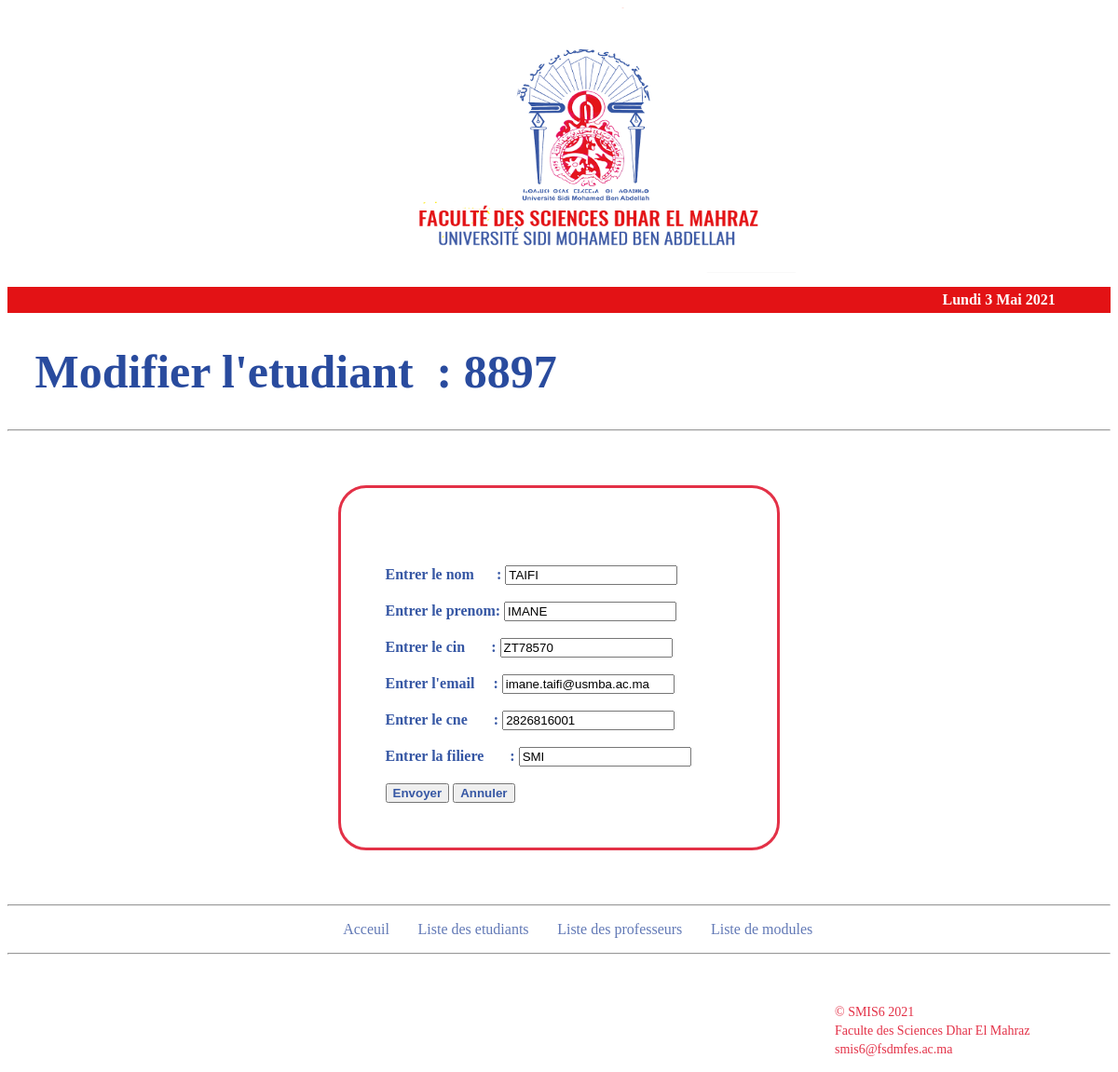
/website/html/modify_student.php?codeE=8897, run on the app's committed database.
### tables this page shows
CREATE TABLE `etudiants` (
  `code_etudiant` int(6) NOT NULL,
  `nom` varchar(100) NOT NULL,
  `prenom` varchar(100) NOT NULL,
  `cin` varchar(10) NOT NULL,
  `email` varchar(100) NOT NULL,
  `cne` varchar(14) NOT NULL,
  `id_filiere` varchar(4) NOT NULL
);

### website/html/templates/data.php (called while the page is built, shortened)
<?php
require('config.php');
$sql = 'SELECT * FROM etudiants;';
$result = mysqli_query($conn,$sql);
$etudiants = [];
while($etudiant = mysqli_fetch_assoc($result)){
	$etudiants[] = $etudiant;
}
function getStudentByCode($code){
	global $etudiants;
	foreach ($etudiants as $etudiant) {
			if ($code == $etudiant['code_etudiant']) {
				return $etudiant;
			}
		}
}
?>

### website/html/modify_student.php (the view, shortened to what this page needs)
<?php
require('templates/data.php');
if (isset($_GET['codeE'])) {
	$codeE = $_GET['codeE'];
    $etudiant=getStudentByCode($codeE);
}
?>
<!DOCTYPE html>
<html lang="en">
<head>
    <link rel="stylesheet" type="text/css" href="../css/style.css">
</head>
<body>
<header id="mainHeader">
<?php
include("templates/header.php");
?>
	<div id="main">
		<h1>Modifier l'etudiant&nbsp&nbsp: <?=$etudiant['code_etudiant']?></h1>
	</div>
	<hr>
</header>
<section>
	<div class="form">
	<form class="myForm" action="update_student.php" id="form" method="POST">
			<input type="hidden" id="code" name="code" value ="<?=$etudiant['code_etudiant']?>" ><br>
            <br>
			<label>Entrer le nom &nbsp &nbsp &nbsp:</label>
			<input type="text" id="nom"name="nom"  value = "<?=$etudiant['nom']?>" required><br>
			<br>
			<label>Entrer le prenom:</label>
			<input type="text" id="prenom" name="prenom" value = "<?=$etudiant['prenom']?>" required><br>
			<br>
			<label>Entrer le cin  &nbsp &nbsp &nbsp :</label>
			<input type="text" id="cin" name="cin" placeholder="Entrer le cin ici" value = "<?=$etudiant['cin']?>" required> <br>
            <br>
			<label>Entrer l'email  &nbsp &nbsp :</label>
			<input type="text" id="email" name="email"  value = "<?=$etudiant['email']?>" required> <br><br>
			<label>Entrer le cne  &nbsp &nbsp &nbsp :</label>
			<input type="text" id="cne" name="cne" placeholder="Entrer le cne ici" value = "<?=$etudiant['cne']?>" required> <br><br>
			<label>Entrer la filiere  &nbsp &nbsp &nbsp :</label>
			<input type="text" id="cne" name="id_filiere" placeholder="Entrer le cne ici" value = "<?=$etudiant['id_filiere']?>" required> <br>
			<br>
			<input type="submit" id="submit" name="envoyer" value="Envoyer">
			<input type="reset" name="annuler" value="Annuler">
		</form>
	</div>
	<hr>
</section>
<?php
require('templates/nav.php');
 ?>
<hr>
<?php
require('templates/footer.php');
 ?>
</body>
</html>

### website/css/style.css (style rules this page uses)
body { background-color: #ffffff; }
h1 { color: #294B9E; text-shadow: currentColor; font-size: 50px; padding-left: 2.5%; }
label,input[type="submit"],input[type="reset"] { color: #3657A4; font-weight: bold; }
.form { padding-top: 50px; padding-bottom: 50px; padding-left:30%; padding-right:30%; }
.myForm { border: solid; border-radius: 30px; border-color: #E33147; padding:10%; }

### data on the page
etudiants: code_etudiant "8897", nom "TAIFI", prenom "IMANE", cin "ZT78570", email "imane.taifi@usmba.ac.ma", cne "2826816001", id_filiere "SMI"

### other printed values
$ln["jour"][$jour_de_la_semaine] "Lundi"
$jour_du_mois "3"
$ln["mois"][$mois] "Mai"
$annee "2021"
